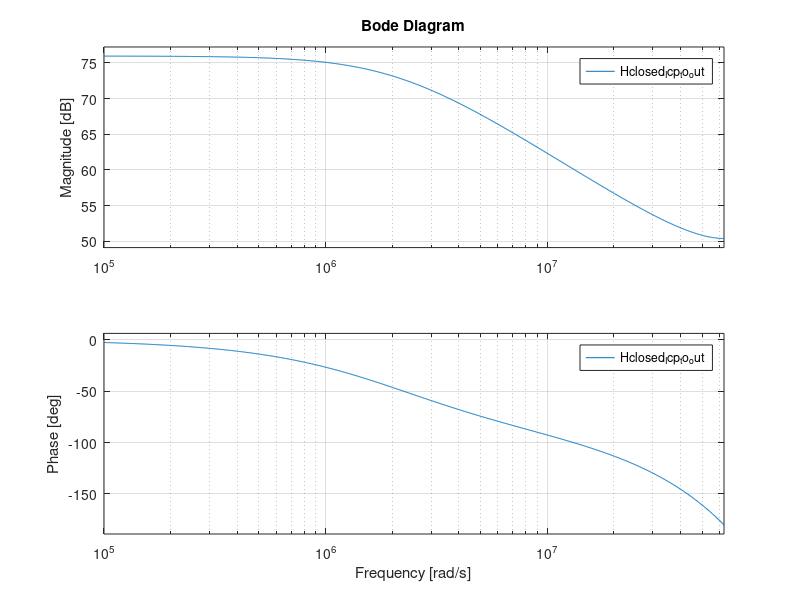

Here is the MATLAB script that generated this plot:
Icp=0.001;
Kdl=10^-8;
C=10^-10;
K=Icp*Kdl/C;
Tref=50*10^-9;
z= tf("z",Tref);
Hclosed_Icp_to_out=(2*pi*K/Icp)/(z-(1-K));
bode(Hclosed_Icp_to_out);